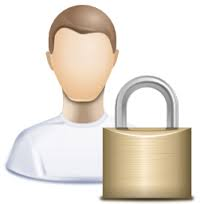
%> input picture POINT_OF_SALES Application/Resources/images.jpg, 204 x 204 px
$ octave --eval "result = texture(imread('../../POINT_OF_SALES Application/Resources/images.jpg'));"   (GNU Octave 9; MATLAB toolbox functions it lacks are replaced by stand-ins)
%> lines starting %> are read from the running program, lines starting %| are printed output that depends on the picture
### TEST Function DLL/Test Function LATEST/statxture.m
function t = statxture(f, scale)
% [12 lines of commented-out code are left out]


if nargin == 1
   scale(1:6) = 1;
else % Make sure it's a row vector.
   scale = scale(:)';
end

% Obtain histogram and normalize it.
p = imhist(f);
p = p./numel(f);
L = length(p);

% Compute the three moments. We need the unnormalized ones
% from function statmoments. These are in vector mu.
[v, mu] = statmoments(p, 3);

% Compute the six texture measures:
% Average gray level.
t(1) = mu(1);
% Standard deviation.
t(2) = mu(2).^0.5;
% Smoothness.
% First normalize the variance to [0 1] by
% dividing it by (L-1)^2.
varn = mu(2)/(L - 1)^2;
t(3) = 1 - 1/(1 + varn);
% Third moment (normalized by (L - 1)^2 also).
t(4) = mu(3)/(L - 1)^2;
% Uniformity.
t(5) = sum(p.^2);
% Entropy.
t(6) = -sum(p.*(log2(p + eps)));

% Scale the values.
t = t.*scale;

### TEST Function DLL/Test Function LATEST/statmoments.m
function [v, unv] = statmoments(p,  n)
%STATMOMENTS Computes statistical central moments of image histogram.
%   [W, UNV] = STATMOMENTS(P, N) computes up to the Nth statistical
%   central moment of a histogram whose components are in vector
%   P. The length of P must equal 256 or 65536.
%
%   The program outputs a vector V with V(1) = mean, V(2) = variance,
%   V(3) = 3rd moment, . . . V(N) = Nth central moment. The random
%   variable values are normalized to the range [0, 1], so all
%   moments also are in this range.
%
%   The program also outputs a vector UNV containing the same moments
%   as V, but using un-normalized random variable values (e.g., 0 to
%   255 if length(P) = 2^8). For example, if length(P) = 256 and V(1)
%   = 0.5, then UNV(1) would have the value UNV(1) = 127.5 (half of
%   the [0 255] range).

%   Copyright 2002-2004 R. C. Gonzalez, R. E. Woods, & S. L. Eddins
%   Digital Image Processing Using MATLAB, Prentice-Hall, 2004
%   $Revision: 1.3 $  $Date: 2003/05/24 22:43:02 $

Lp = length(p);
if (Lp ~= 256) & (Lp ~= 65536)
   error('P must be a 256- or 65536-element vector.');
end
G = Lp - 1;

% Make sure the histogram has unit area, and convert it to a
% column vector.
p = p/sum(p); p = p(:);

% Form a vector of all the possible values of the
% random variable.
z = 0:G;

% Now normalize the z's to the range [0, 1].
z = z./G;

% The mean.
m = z*p;

% Center random variables about the mean.
z = z - m;

% Compute the central moments.
v = zeros(1, n);
v(1) = m;
for j = 2:n
   v(j) = (z.^j)*p;
end

if nargout > 1
   % Compute the uncentralized moments.
   unv = zeros(1, n);
   unv(1)=m.*G;
   for j = 2:n
      unv(j) = ((z*G).^j)*p;
   end
end

### TEST Function DLL/Test Function LATEST/texture.m
function FV_TEXTURE = texture(image)

%Texture
P=rgb2gray(image);
FV_TEXTURE =statxture(P);
end
%> in texture, `P=rgb2gray(image);`:
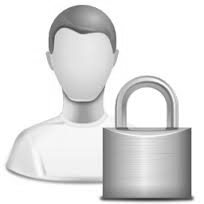
%> P: size 204x204 uint8; min 56, max 255, mean 225.8
%> in statxture, `p = imhist(f);`: p = 256 values, max 17755 at index 256, min 0 at index 1, mean 162.6
%> in statxture, `p = p./numel(f);`: p = 256 values, max 0.427 at index 256, min 0 at index 1, mean 0.00391
%> in statmoments, `m = z*p;`: m = 0.885
%> in statmoments, `z = z - m;`: z = 256 values from -0.885 to 0.115
%> after the loop in statmoments, `for j = 2:n`: v = [0.885 0.0268 -0.00661]
%> after the loop in statmoments, `for j = 2:n`: unv = [225.8 1740 -109560.7]
%> in statxture, `[v, mu] = statmoments(p, 3);`: v = [0.885 0.0268 -0.00661]; mu = [225.8 1740 -109560.7]
%> in statxture, `varn = mu(2)/(L - 1)^2;`: varn = 0.0268
%> in statxture, `t = t.*scale;`: t = [225.8 41.71 0.0261 -1.68 0.187 4.92]
